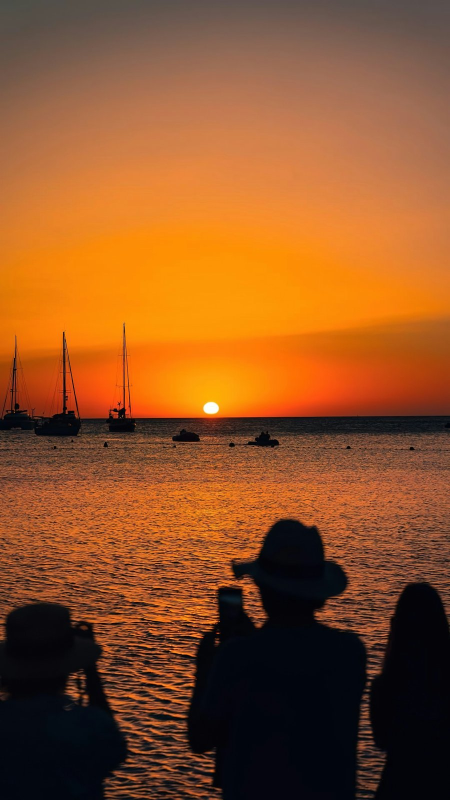
#> input picture assets/photos/atardecer_gente.jpg, 900 x 1600 px (shown at 1/2 size)
$ python cutout_colour.py ../../assets/photos/atardecer_gente.jpg ../../assets/photos/atardecer_restaurante.jpg 1.0
#> lines starting #> are read from the running program, lines starting #| are printed output that depends on the picture; after the words box and inside, x2 and y2 are one past the last pixel; in counts of white or black regions, pixels touching at a corner belong together
import sys, numpy as np, cv2
from skimage import color
from scipy import ndimage as ndi
from PIL import Image
src, out, thr = sys.argv[1], sys.argv[2], float(sys.argv[3]) if len(sys.argv) > 3 else 20
im=np.asarray(Image.open(src).convert('RGB')); H,W,_=im.shape
#> further down, im is the input picture: shape (1600, 900, 3); mean R, G, B 141.8, 82.1, 38.5
#> after `H, W, _ = im.shape`: H = 1600; W = 900
lab=color.rgb2lab(im/255.0)
#> lab: shape (1600, 900, 3) float64; mean of channels 0, 1, 2 40.6, 20.8, 31.6
border=np.zeros((H,W),bool); b=30; border[:b]=1; border[-b:]=1; border[:,:b]=1; border[:,-b:]=1
yy,xx=np.mgrid[0:H,0:W]; X=np.stack([np.ones(H*W),xx.ravel()/W,yy.ravel()/H,(xx.ravel()/W)**2,(yy.ravel()/H)**2,(xx.ravel()*yy.ravel())/(W*H)],1)
bgfit=np.zeros_like(lab)
for c in range(3):
    co,*_=np.linalg.lstsq(X[border.ravel()],lab[...,c].ravel()[border.ravel()],rcond=None); bgfit[...,c]=(X@co).reshape(H,W)
#> this loop made 3 passes
#> co on passes 1 to 3: [31.31, 44.16, 86.33, -42.08, -121.5, -7.26], [-1.71, 38.12, 118.6, -36.61, -122.1, -5.55], [3.05, 42.51, 164, -47.74, -180.1, 1.29]
#> bgfit: shape (1600, 900, 3) float64; mean of channels 0, 1, 2 40.2, 22.4, 30.7
dab=np.hypot(lab[...,1]-bgfit[...,1],lab[...,2]-bgfit[...,2]); dL=np.abs(lab[...,0]-bgfit[...,0])
hue=np.degrees(np.arctan2(lab[...,2],lab[...,1])); hbg=np.degrees(np.arctan2(bgfit[...,2],bgfit[...,1]))
dh=np.abs((hue-hbg+180)%360-180); chroma=np.hypot(lab[...,1],lab[...,2])
shadowlike=(dh<25)&(chroma>33)
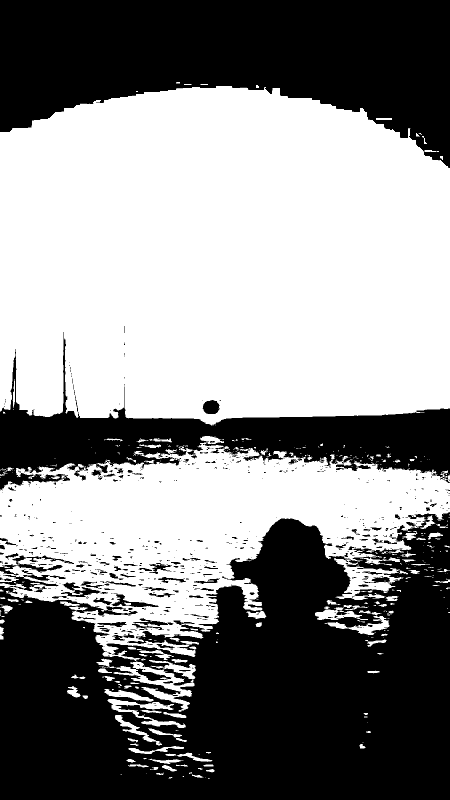
#> shadowlike: shape (1600, 900) bool (shown at 1/2 size); 54.1% white; 643 black regions (513 under 20 px), largest, box (x1, y1, x2, y2) and area: (0, 1024, 900, 1600) 365256, (0, 0, 900, 336) 194460, (0, 664, 900, 981) 85519
score=np.where(shadowlike,0.0,dab+0.35*dL)
lighter=(lab[...,0]>bgfit[...,0]+9)
#> lighter: shape (1600, 900) bool; 34.7% white; 2553 white regions (2224 under 20 px), largest, box (x1, y1, x2, y2) and area: (0, 300, 900, 835) 357745, (0, 955, 900, 1140) 50292, (206, 1471, 446, 1600) 13087
score=np.where(lighter,np.maximum(score,40),score)
fg=score>thr
#> fg: shape (1600, 900) bool; 78.3% white; 2796 black regions (2305 under 20 px), largest, box (x1, y1, x2, y2) and area: (0, 172, 900, 361) 96581, (0, 631, 900, 852) 95288, (0, 872, 900, 1046) 49475
lbl,n=ndi.label(~fg); keep=np.unique(np.concatenate([lbl[0],lbl[-1],lbl[:,0],lbl[:,-1]])); keep=keep[keep>0]
#> after `lbl, n = ndi.label(~fg)`:
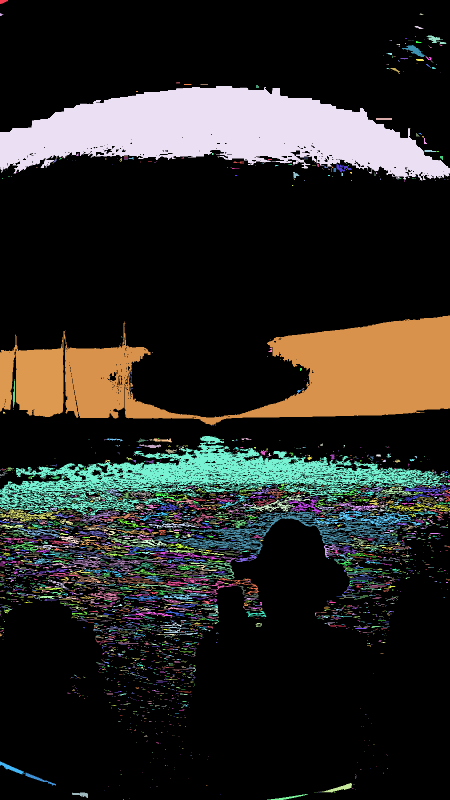
#> lbl: shape (1600, 900) int32 (shown at 1/2 size); 3907 distinct labels, from 0 to 3906; one colour per label, 0 black
#> after `lbl, n = ndi.label(~fg)`: n = 3906
#> after `keep = np.unique(np.concatenate([lbl[0], lbl[-1], lbl[:, 0], lbl[:, -1`: keep = 74 values from 0 to 3906
#> after `keep = keep[keep > 0]`: keep = 73 values from 1 to 3906
fgm=~np.isin(lbl,keep); fgm=ndi.binary_opening(fgm,iterations=1)
#> after `fgm = ~np.isin(lbl, keep)`: fgm: shape (1600, 900) bool; 83.4% white; 64 black regions (46 under 20 px), largest, box (x1, y1, x2, y2) and area: (0, 172, 900, 361) 96422, (0, 631, 900, 851) 95244, (0, 872, 900, 1043) 45188
#> after `fgm = ndi.binary_opening(fgm, iterations=1)`: fgm: shape (1600, 900) bool; 82.6% white; 41 black regions (25 under 20 px), largest, box (x1, y1, x2, y2) and area: (0, 172, 900, 361) 97371, (0, 630, 900, 851) 95996, (0, 872, 900, 1043) 55615
lbl2,n2=ndi.label(fgm); sizes=ndi.sum(fgm,lbl2,range(1,n2+1)); fgm=np.isin(lbl2,1+np.where(sizes>max(600,0.05*sizes.max()))[0])
#> after `lbl2, n2 = ndi.label(fgm)`:
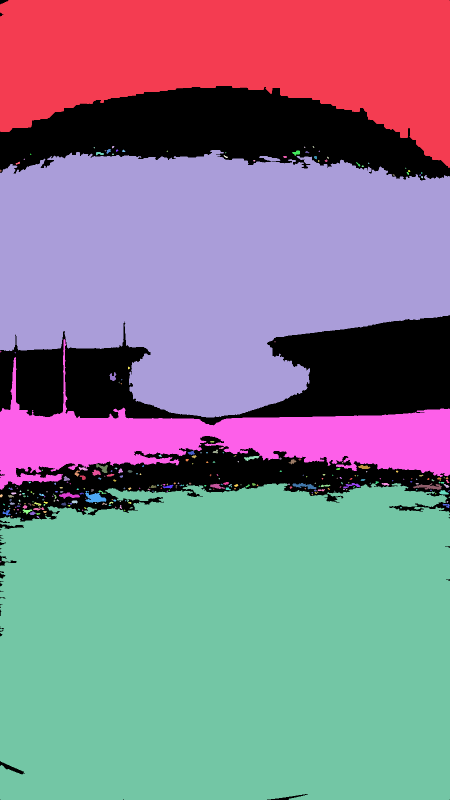
#> lbl2: shape (1600, 900) int32 (shown at 1/2 size); 292 distinct labels, from 0 to 291; one colour per label, 0 black
#> after `lbl2, n2 = ndi.label(fgm)`: n2 = 291
#> after `sizes = ndi.sum(fgm, lbl2, range(1, n2 + 1))`: sizes = 291 values, max 543005 at index 134, min 5 at index 3, mean 4087.3
#> after `fgm = np.isin(lbl2, 1 + np.where(sizes > max(600, 0.05 * sizes.max()))`: fgm: shape (1600, 900) bool; 82.1% white; 41 black regions (25 under 20 px), largest, box (x1, y1, x2, y2) and area: (0, 172, 900, 361) 98026, (0, 630, 900, 851) 96194, (0, 872, 900, 1043) 62237
soft=np.clip((score-(thr-8))/16,0,1); alpha=cv2.GaussianBlur((fgm*np.maximum(soft,(score>thr+8))).astype(np.float32),(0,0),0.8)
a=im.astype(np.float32)/255
# despill blue on edges
r,g,bl=a[...,0],a[...,1],a[...,2]; spill=np.clip(bl-np.maximum(r,g)-0.04,0,1)*(alpha<0.98)
#> after `r, g, bl = (a[..., 0], a[..., 1], a[..., 2])`:
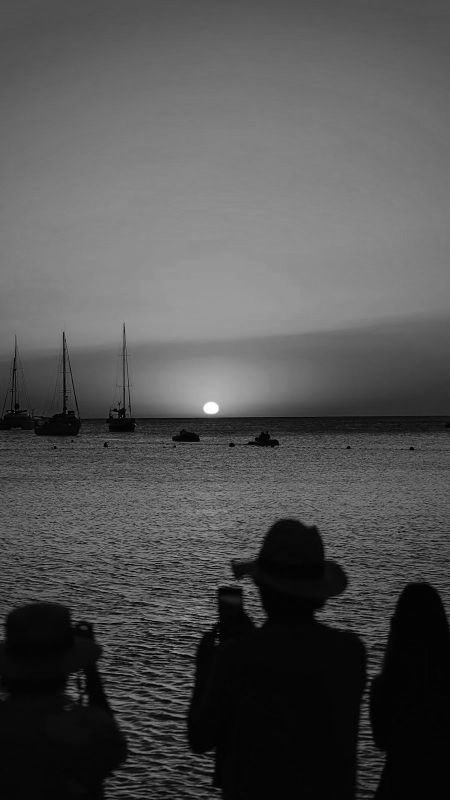
#> g: shape (1600, 900) float32 (shown at 1/2 size); min 0, max 1, mean 0.322
#> after `r, g, bl = (a[..., 0], a[..., 1], a[..., 2])`:
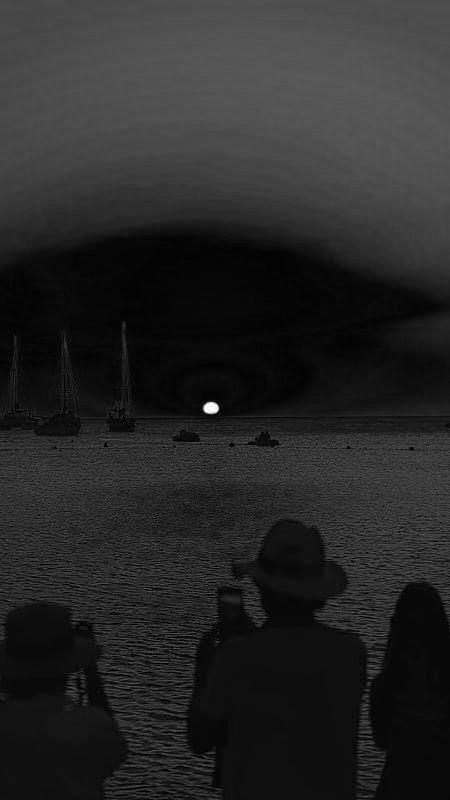
#> bl: shape (1600, 900) float32 (shown at 1/2 size); min 0, max 1, mean 0.151
a[...,2]-=spill*0.7
o=Image.fromarray(np.dstack([np.clip(a,0,1)*255,alpha*255]).astype(np.uint8),'RGBA')
bb=Image.fromarray((alpha*255).astype(np.uint8)).point(lambda v:255 if v>30 else 0).getbbox(); o=o.crop(bb); o.save(out)
#> after `bb = Image.fromarray((alpha * 255).astype(np.uint8)).point(lambda v: 2`: bb = (0, 0, 900, 1600)
for name,col in (('navy',(10,26,143)),('white',(240,240,240))):
    bgim=Image.new('RGBA',o.size,col+(255,)); bgim.alpha_composite(o); bgim.convert('RGB').resize((o.size[0]//2,o.size[1]//2)).save(out.replace('.png','_'+name+'.png'))
#> this loop made 2 passes
#> pass 1, `bgim = Image.new('RGBA', o.size, col + (255,))`:
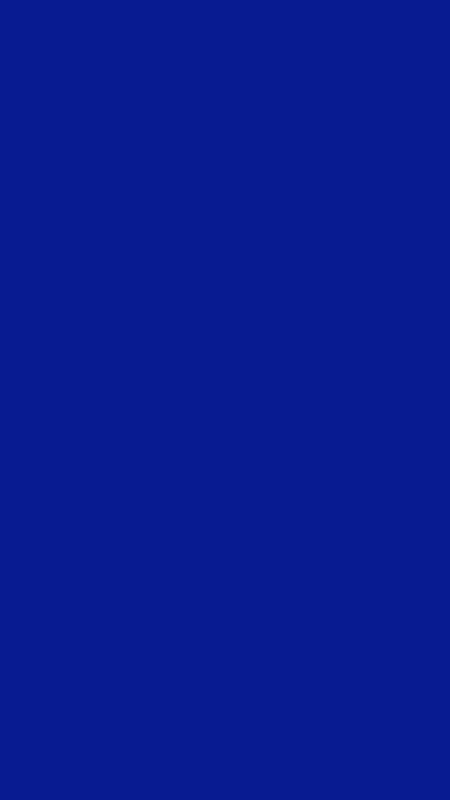
#> bgim: PIL image 900x1600 RGBA (shown at 1/2 size); mean R, G, B, A 10, 26, 143, 255
#> pass 2, `bgim = Image.new('RGBA', o.size, col + (255,))`:
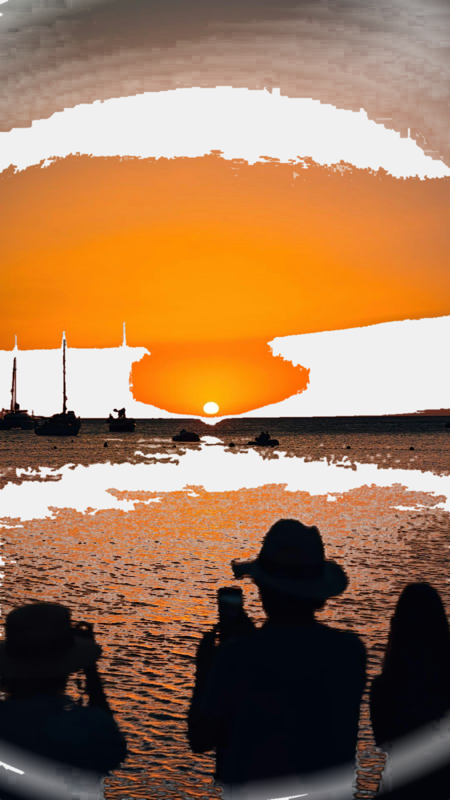
#> saved as atardecer_restaurante.jpg: PIL image 450x800 RGB; mean R, G, B 159.7, 119.6, 86.5
print(bb)
#| (0, 0, 900, 1600)

$ run again, on assets/photos/barco_grupo.jpg
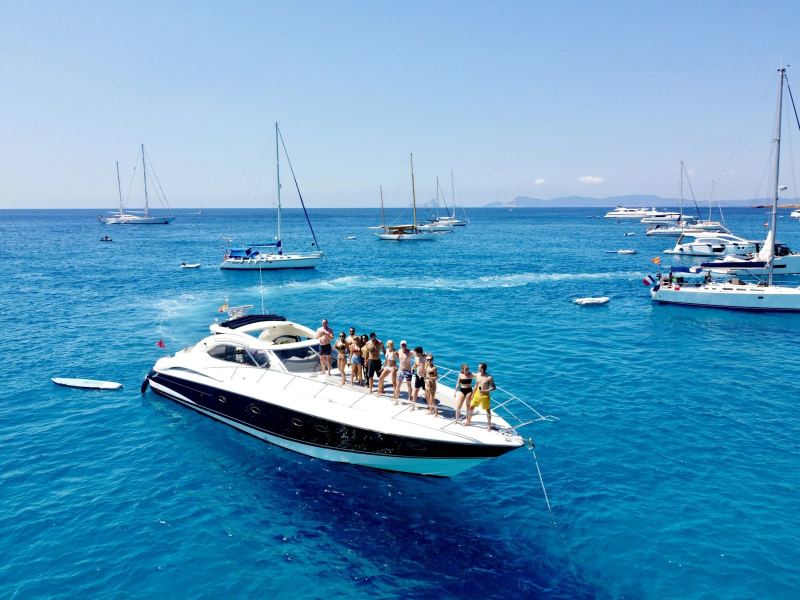
#> input picture assets/photos/barco_grupo.jpg, 1600 x 1200 px (shown at 1/2 size)
#> im is the input picture: shape (1200, 1600, 3); mean R, G, B 88, 152.3, 192
#> lab: shape (1200, 1600, 3) float64; mean of channels 0, 1, 2 60.4, -4.8, -26
#> the loop `for c in range(3):` made 3 passes
#> co on passes 1 to 3: [89.81, -60.52, -59.32, 50.74, 18.02, 4.04], [-7.43, 33.98, -2.32, -32.84, -1.09, 4.75], [-18.31, -27.22, -15.17, 19.81, -0.376, 7.61]
#> shadowlike: shape (1200, 1600) bool; 42.3% white; 1367 white regions (1177 under 20 px), largest, box (x1, y1, x2, y2) and area: (0, 419, 1600, 1200) 691513, (522, 411, 1379, 570) 73728, (1443, 413, 1544, 480) 5094
#> lighter: shape (1200, 1600) bool; 41.2% white; 6301 white regions (5562 under 20 px), largest, box (x1, y1, x2, y2) and area: (0, 79, 1553, 527) 433772, (102, 532, 1394, 908) 192307, (374, 808, 980, 953) 11012
#> fg: shape (1200, 1600) bool; 63.8% white; 2630 black regions (2333 under 20 px), largest, box (x1, y1, x2, y2) and area: (0, 419, 1600, 1200) 581888, (522, 411, 1359, 570) 53903, (1443, 413, 1544, 480) 5096
#> lbl: shape (1200, 1600) int32; 4155 distinct labels, from 0 to 4154
#> n = 4154
#> keep = 26 values from 0 to 4154
#> keep = 25 values from 80 to 4154
#> `lbl2, n2 = ndi.label(fgm)`:
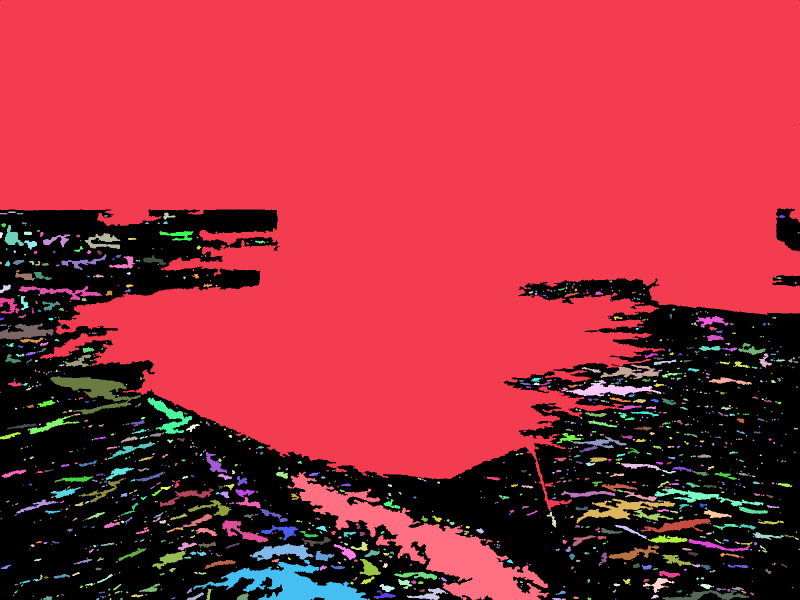
#> lbl2: shape (1200, 1600) int32 (shown at 1/2 size); 1248 distinct labels, from 0 to 1247; one colour per label, 0 black
#> n2 = 1247
#> sizes = 1247 values, max 1156454 at index 0, min 5 at index 12, mean 1046.8
#> bb = (0, 0, 1600, 1024)
#> the loop `for name,col in (('navy',(10,26,143)),('white',(240,240,240))):` made 2 passes
#> pass 2, `bgim = Image.new('RGBA', o.size, col + (255,))`:
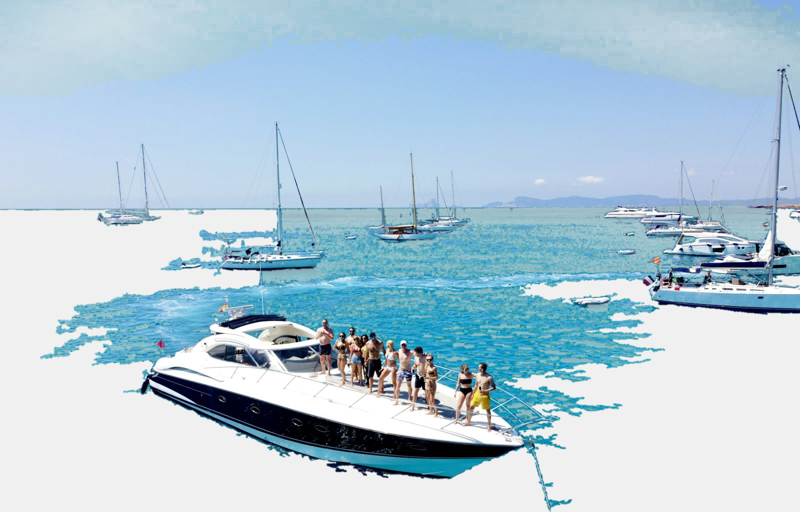
#> saved as barco_grupo.jpg: PIL image 800x512 RGB; mean R, G, B 176.2, 202, 216.9
#| (0, 0, 1600, 1024)
